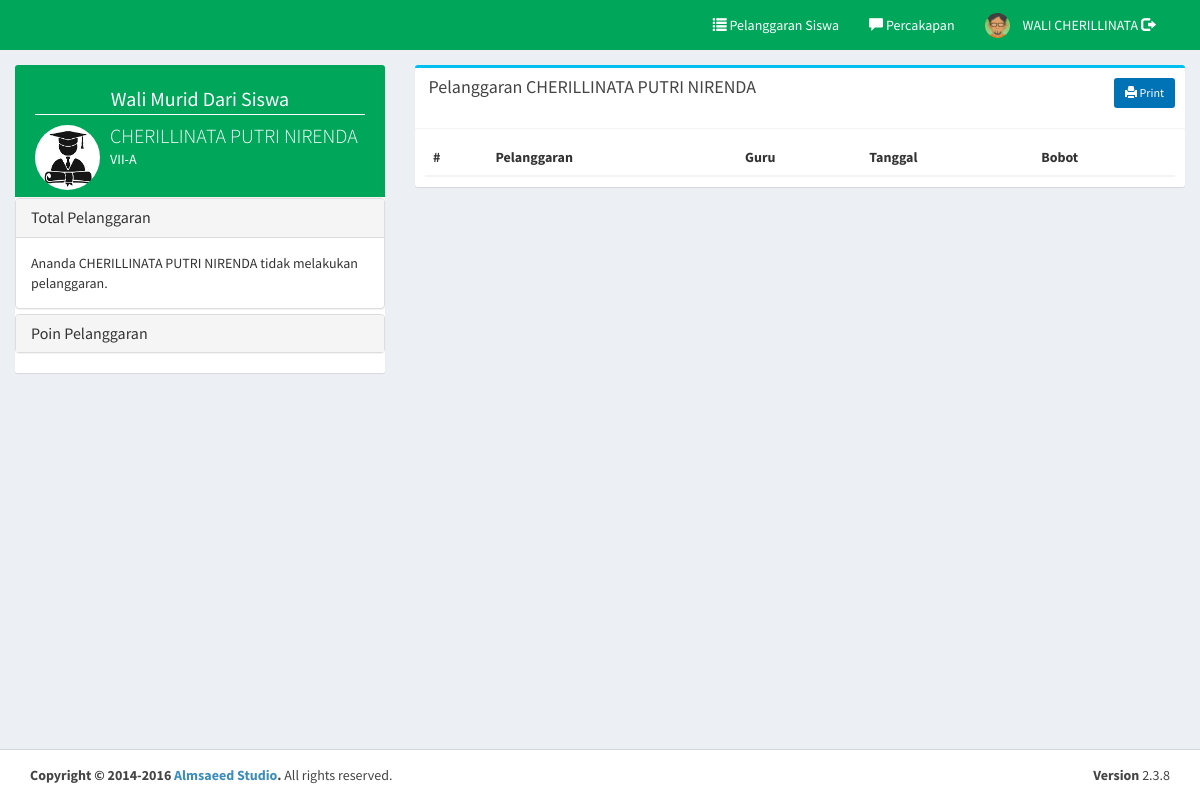
Screenshot of /walimurid/main (signed in) with the database file from the repository.
### tables this page shows
CREATE TABLE `orangtua` (
  `c_orangtua` varchar(10) NOT NULL,
  `c_siswa` varchar(10) NOT NULL,
  `nama` varchar(50) NOT NULL,
  `username` varchar(30) NOT NULL,
  `password` varchar(30) NOT NULL
);

CREATE TABLE `siswa` (
  `c_siswa` varchar(10) NOT NULL,
  `c_kelas` varchar(10) NOT NULL,
  `nisn` varchar(20) NOT NULL,
  `nama` varchar(100) NOT NULL,
  `jk` varchar(1) NOT NULL,
  `alamat` varchar(150) NOT NULL,
  `tl` date NOT NULL
);

CREATE TABLE `kelas` (
  `c_kelas` varchar(10) NOT NULL,
  `kelas` varchar(60) NOT NULL
);

### php/config.php (called while the page is built, shortened)
<?php
$base='http://localhost/pps/';
$basewa='http://localhost/pps/walimurid/';
?>

### walimurid/view/pelanggaran.php (the view, shortened to what this page needs)
<div class="row">
  <div class="col-md-4">
    <div class="box box-widget widget-user-2">
      <div class="widget-user-header bg-green">
        <p class="text-center" style="font-size: 20px;border-bottom: 1px solid #fff;">Wali Murid Dari Siswa</p>
        <div class="widget-user-image">
          <img class="img-circle" src="<?php echo $base; ?>php/img/siswa.png" alt="User Avatar">
        </div>
        <h4 class="widget-user-username" style="font-size: 20px;"><?php echo $siswa['nama']; ?></h4>
        <h5 class="widget-user-desc"><?php echo $kelas['kelas']; ?></h5>
      </div>
      <div class="box-footer no-padding">
        <ul class="nav nav-stacked">
            <div class="panel-group" id="accordion">
            <div class="panel panel-default">
              <div class="panel-heading">
              <h4 class="panel-title">
              <a data-toggle="collapse" data-parent="#accordion" href="#collapseOne">
              <?php
              $smk=mysqli_query($con,"SELECT * FROM pelanggaran where c_siswa='$or[c_siswa]' order by at desc ");
              $totalPelanggaran = mysqli_num_rows($smk);
              $totalBobot = 0;
                ?>
                Total Pelanggaran
                </a>
                </h4>
                </div>
                <div id="collapseOne" class="panel-collapse collapse in">
                <div class="panel-body">
                <?php if ($totalPelanggaran > 0) { ?>
                  Ananda <?php echo $siswa['nama']; ?>
                  <br>
                  melakukan pelanggaran sebanyak <?php echo $totalPelanggaran; ?>x (<?php echo $totalBobot; ?> poin)
                  <br>
                  <p>dengan rincian sebagai berikut:</p>
                  <ol>
                  <?php
                  $smk=mysqli_query($con,"SELECT * FROM pelanggaran where c_siswa='$or[c_siswa]' order by at desc ");
                  while($akh=mysqli_fetch_array($smk)){
                    $ben=mysqli_fetch_array(mysqli_query($con,"SELECT * FROM benpel where c_benpel='$akh[c_benpel]' "));
                  ?>
                    <li><?php echo $ben['benpel']; ?> - Poin: <?php echo $ben['bobot']; ?></li>
                  <?php } ?>
                  </ol>
                <?php } else { ?>
                  Ananda <?php echo $siswa['nama']; ?> tidak melakukan pelanggaran.
                <?php } ?>
                </div>
            </div>
            </div>
            <div class="panel panel-default">
            <div class="panel-heading">
            <h4 class="panel-title">
            <a data-toggle="collapse" data-parent="#accordion" href="#collapseTwo">
            Poin Pelanggaran
            </a>
            </h4>
            </div>
            </div>
            </div>
        </ul>
      </div>
    </div>
  </div>
  <div class="col-xs-12 col-md-8 col-lg-8">
    <div class="box box-info">
      <div class="box-header with-border">
        <h3 class="box-title">&nbsp;Pelanggaran <?php echo $siswa['nama'] ?></h3><p class="pull-right"><a target="_blank" class="btn bg-blue btn-sm" href="<?php echo $basewa.'print/printpelsiswa?siswa='.$siswa['c_siswa'].''; ?>"><i class="glyphicon glyphicon-print"></i> Print</a></p>
      </div>
      <div class="box-body">
        <table class="table table-hover">
          <thead>
            <tr>
              <th>#</th>
              <th>Pelanggaran</th>
              <th>Guru</th>
              <th>Tanggal</th>
              <th>Bobot</th>
            </tr>
          </thead>
        </table>
      </div>
</div>
</div>

### walimurid/main.php (shortened to what this page needs)
<?php require '../php/config.php'; session_start(); if(empty($_SESSION['c_orangtua'])){header('location:../login');} $or=mysqli_fetch_array(mysqli_query($con,"SELECT * FROM orangtua where c_orangtua='$_SESSION[c_orangtua]' ")); $siswa=mysqli_fetch_array(mysqli_query($con,"SELECT * FROM siswa where c_siswa='$or[c_siswa]' ")); $kelas=mysqli_fetch_array(mysqli_query($con,"SELECT * FROM kelas where c_kelas='$siswa[c_kelas]' ")); $pel=mysqli_num_rows(mysqli_query($con,"SELECT * FROM pelanggaran where c_siswa='$or[c_siswa]' ")); $totalpel=mysqli_fetch_array(mysqli_query($con,"SELECT sum(bobot) as total FROM pelanggaran where c_siswa='$or[c_siswa]' ")); ?>
<!DOCTYPE html>
<html>
<head>
  <link rel="stylesheet" href="<?php echo $base; ?>theme/bootstrap/css/bootstrap.min.css">
  <link rel="stylesheet" href="<?php echo $base; ?>theme/dist/css/AdminLTE.min.css">
  <link rel="stylesheet" href="<?php echo $base; ?>theme/dist/css/skins/_all-skins.min.css">
  <link rel="stylesheet" href="<?php echo $base; ?>theme/plugins/datatables/dataTables.bootstrap.css">
</head>
<body class="hold-transition skin-green layout-top-nav fixed">
<div class="wrapper">
  <header class="main-header">
    <nav class="navbar navbar-static-top">
      <div class="container">
        <div class="navbar-custom-menu navbar">
            <ul class="nav navbar-nav navbar-left">
            <li><a href="<?php echo $basewa; ?>"><i class="glyphicon glyphicon-list"></i> Pelanggaran Siswa</a></li>
            <li><a href="<?php echo $basewa; ?>pesan"><i class="glyphicon glyphicon-comment"></i> Percakapan <span id="pesanbaru"></span></a></li>
            <li class="user user-menu"><a href="<?php echo $base.'php/'.md5('logout'); ?>"><img src="<?php echo $base; ?>php/img/ortu.png" class="user-image" alt="User Image"><span>&nbsp;<?php echo $or['nama']; ?> <i class="glyphicon glyphicon-log-out"></i></span></a></li>
            </ul>
        </div>
      </div>
    </nav>
  </header>
  <div class="content-wrapper">
    <div class="">
      <section class="content">
<?php
  if(empty($_GET['smkakh'])){require 'view/pelanggaran.php';}
?>
      </section>
    </div>
  </div>
  <footer class="main-footer">
    <div class="container">
      <div class="pull-right hidden-xs">
        <b>Version</b> 2.3.8
      </div>
      <strong>Copyright &copy; 2014-2016 <a href="http://almsaeedstudio.com">Almsaeed Studio</a>.</strong> All rights
      reserved.
    </div>
  </footer>
</div>
</body>
</html>

### rows the page displays
orangtua: nama "WALI CHERILLINATA"
siswa: nama "CHERILLINATA PUTRI NIRENDA"
kelas: kelas "VII-A"
